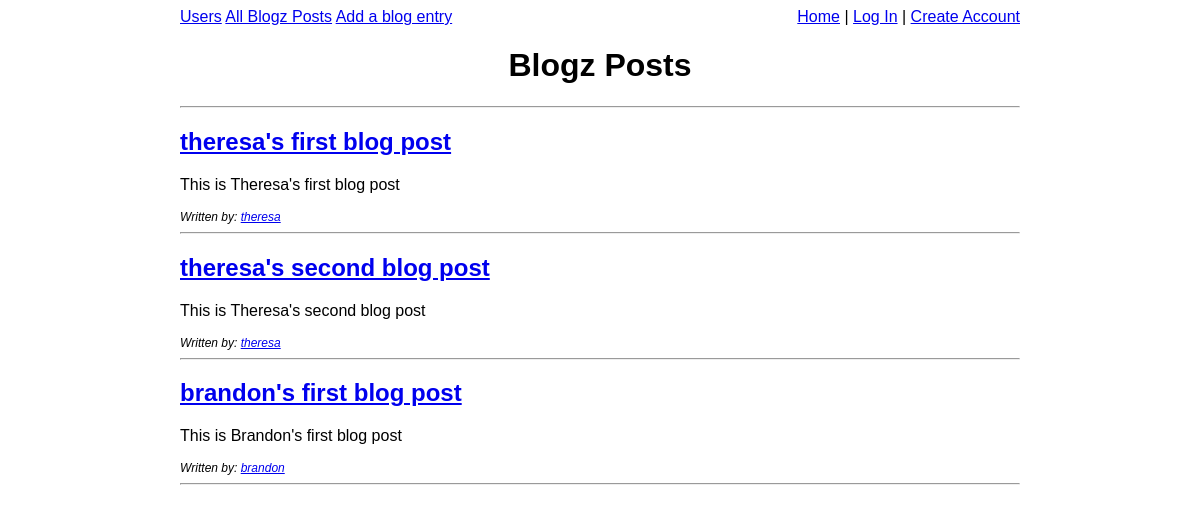
Page /blog on the committed database.
### models.py (models this page shows, shortened)
class Blog(db.Model):
    id = db.Column(db.Integer, primary_key=True)
    title = db.Column(db.String(120))
    body = db.Column(db.String(800))
    owner_id = db.Column(db.Integer, db.ForeignKey('user.id'))

class User(db.Model):
    id = db.Column(db.Integer, primary_key=True)
    username = db.Column(db.String(50))
    password = db.Column(db.String(50))
    blogs = db.relationship('Blog', backref='owner')

### main.py (the view)
@app.route('/blog', methods=['POST', 'GET'])
def blog():
    username = request.args.get('user')
    if username:
        user = User.query.filter_by(username=username).first()
        posts_by_user = Blog.query.filter_by(owner_id=user.id).all()
        return render_template('blog.html', posts_by_user=posts_by_user, username=username)
    blog_id = request.args.get('id')
    if blog_id != None:
        post_to_display = Blog.query.filter_by(id=blog_id).first()
        return render_template('blog.html', post_to_display=post_to_display)
    return render_template('blog.html', blog_posts=get_all_blog_posts(), users=get_all_users())

### main.py (called while the page is built)
def get_all_blog_posts():
    return Blog.query.all()

def get_all_users():
    return User.query.all()

@app.before_request
def require_login():
    allowed_routes = ['login', 'blog', 'index', 'signup']
    if not('username' in session or request.endpoint in allowed_routes):
        return redirect("/login")

### templates/blog.html (shortened to what this page needs)
{% extends "base.html" %}
{% block content %}
{% if blog_posts|length > 0 %}
    <br>
    <h1>Blogz Posts</h1>
    <hr>
        {% for post in blog_posts %}
        <form method="post">
            <h2><a href="blog?id={{post.id}}">{{post.title}}</a></h2>
        </form>
            <p>{{post.body}}</p>
            {% for user in users %}
                {% if user.id == post.owner_id %}
            <div class="written-by">Written by: <a href='blog?user={{user.username}}'>{{user.username}}</a></div>
                <hr>
                {% endif %}
            {% endfor %}
        {% endfor %}
{% endif %}
{% endblock %}

### rows in the picture
Blog: title "theresa's first blog post", body "This is Theresa's first blog post"
User: username "theresa"
Blog: title "theresa's second blog post", body "This is Theresa's second blog post"
Blog: title "brandon's first blog post", body "This is Brandon's first blog post"
User: username "brandon"
